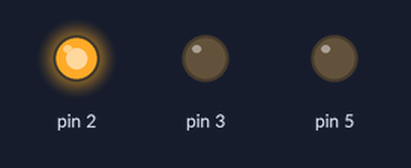
Recording of a sketch running on a simulated Arduino Uno, built with avr-gcc and run on an emulated ATmega328P. Shown: output pins drawn as LEDs (lit = HIGH).

Above: at 5.0 s.
At 11.0 s:
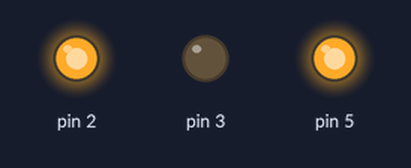
At 14.5 s:
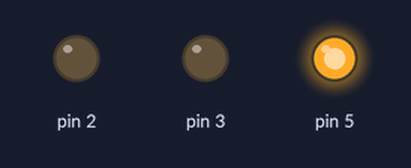
At 18.0 s:
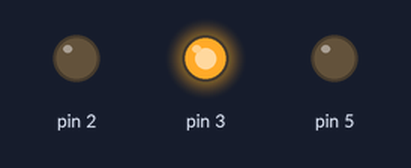
Timing chart, 0 to 24.7 s (numbered marks = the images above):
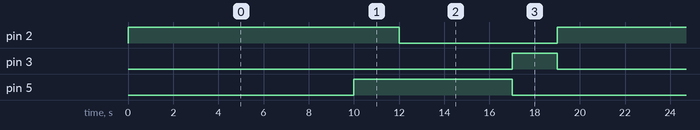

Measured:
- by itself, pin 2: alternates HIGH for 12.0 s and LOW for 7.0 s
- by itself, pin 3: alternates HIGH for 2.0 s and LOW for 17.0 s
- by itself, pin 5: alternates HIGH for 7.0 s and LOW for 12.0 s

The sketch:

trafik_lambas_.ino
```cpp
void setup() {
  pinMode(2,OUTPUT);
  pinMode(3,OUTPUT);
  pinMode(5,OUTPUT);
}

void loop() {
  digitalWrite(2,HIGH);
  delay(10000);
  digitalWrite(5,HIGH);
  delay(2000);
  digitalWrite(2,LOW);
  digitalWrite(3,LOW);
  digitalWrite,(5,HIGH);
  delay(5000);
  digitalWrite(5,LOW);
  digitalWrite(3,HIGH);
  delay(2000);
  digitalWrite(3,LOW);


}
```
